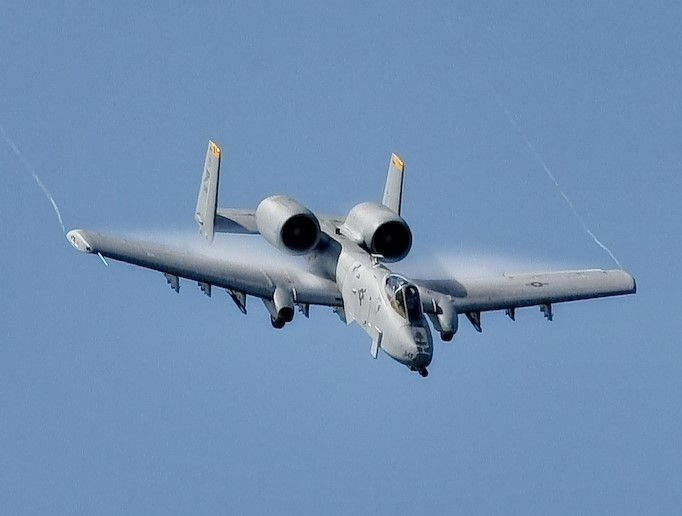
#> input picture 1.jpeg, 682 x 516 px
$ python detect.py --img 1.jpeg
#> lines starting #> are read from the running program, lines starting #| are printed output that depends on the picture
import cv2
import argparse

parser = argparse.ArgumentParser()
parser.add_argument("-i", "--img", type=str)

args = parser.parse_args()
img = args.img

ccd=cv2.CascadeClassifier('cascade.xml')
img= cv2.imread(img)
#> img is the input picture: shape (516, 682, 3); mean B, G, R 179, 143.8, 112.4
# cv2.imshow('PROCESSED IMAGE', img)
resized = cv2.resize(img,(400,200))
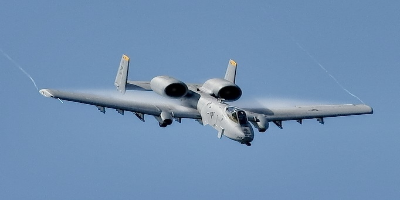
#> resized: shape (200, 400, 3); mean B, G, R 178.9, 143.7, 112.3
gray=cv2.cvtColor(resized,cv2.COLOR_BGR2GRAY)
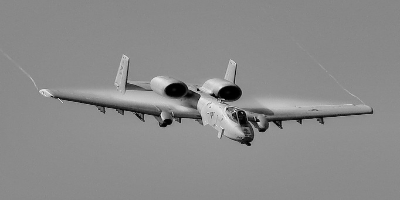
#> gray: shape (200, 400); min 0, max 243, mean 138.3
dtc=ccd.detectMultiScale(gray,1.5,5)
#> dtc = ()
for(x,y,w,h) in dtc:
    resized=cv2.rectangle(resized,(x,y),(x+w,y+h),(0,255,0),2)
#> this loop made 0 passes
cv2.imshow('img',resized)
cv2.waitKey(0)
cv2.destroyAllWindows()

$ run again, on 3.jpeg
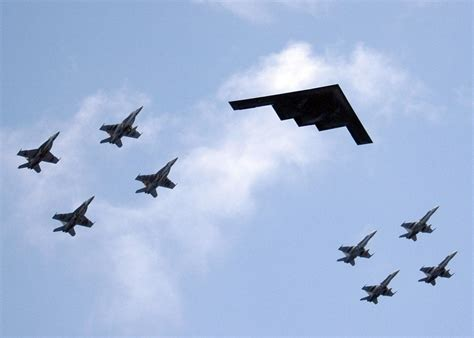
#> input picture 3.jpeg, 474 x 338 px
#> img is the input picture: shape (338, 474, 3); mean B, G, R 218.4, 184.3, 164.6
#> `gray=cv2.cvtColor(resized,cv2.COLOR_BGR2GRAY)`:
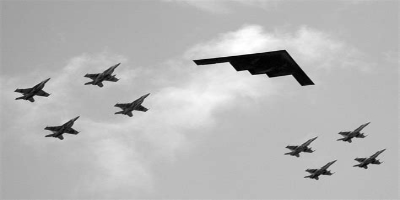
#> gray: shape (200, 400); min 1, max 255, mean 182.2
#> dtc = [[184, 39, 54, 54], [76, 48, 54, 54], [11, 61, 54, 54], [34, 101, 54, 54], [270, 120, 54, 54]]
#> the loop `for(x,y,w,h) in dtc:` made 5 passes
#> (x, y) on passes 1 to 5: (184, 39), (76, 48), (11, 61), (34, 101), (270, 120)
#> after the loop `for(x,y,w,h) in dtc:`:
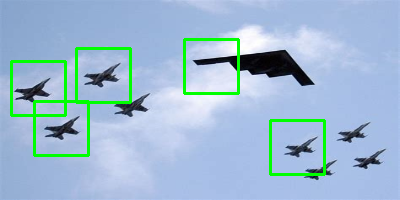
#> resized: shape (200, 400, 3); mean B, G, R 209.6, 186.9, 157.8

$ run again, on 5.jpeg
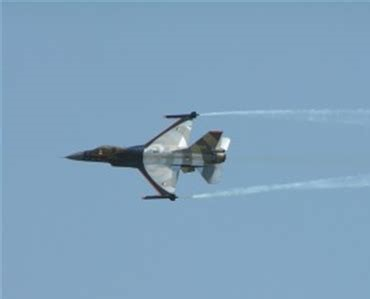
#> input picture 5.jpeg, 370 x 299 px
#> img is the input picture: shape (299, 370, 3); mean B, G, R 188.4, 161.9, 128.1
#> `gray=cv2.cvtColor(resized,cv2.COLOR_BGR2GRAY)`:
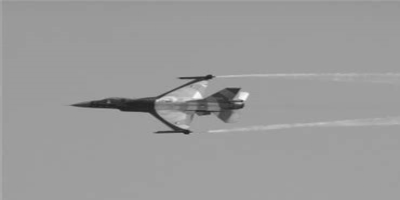
#> gray: shape (200, 400); min 32, max 251, mean 154.9
#> dtc = [[179, 61, 81, 81], [136, 52, 122, 122]]
#> the loop `for(x,y,w,h) in dtc:` made 2 passes
#> pass 2, `resized=cv2.rectangle(resized,(x,y),(x+w,y+h),(0,255,0),2)`:
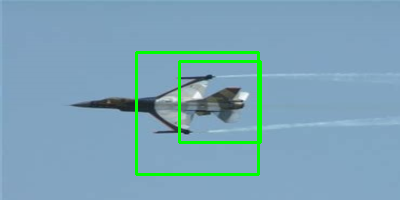
#> resized: shape (200, 400, 3); mean B, G, R 182.9, 164.6, 124.3
